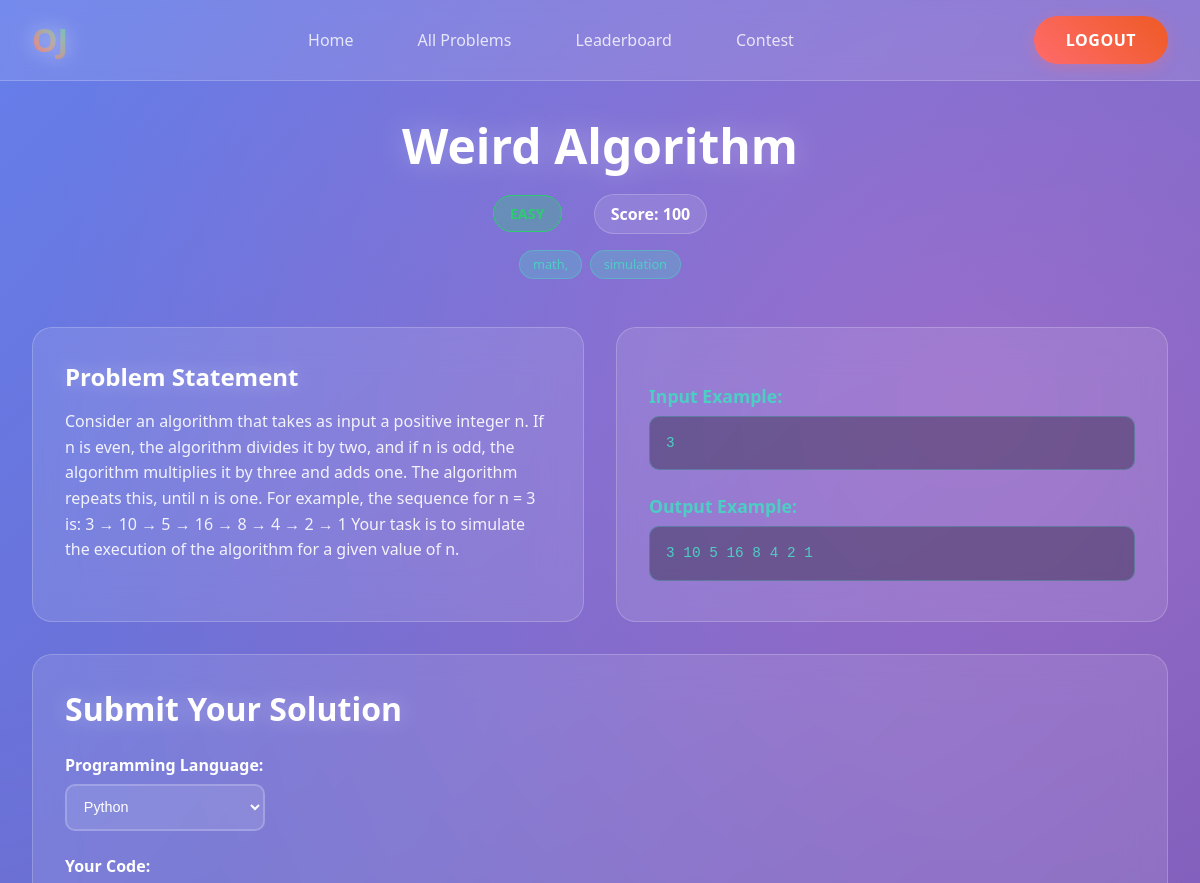
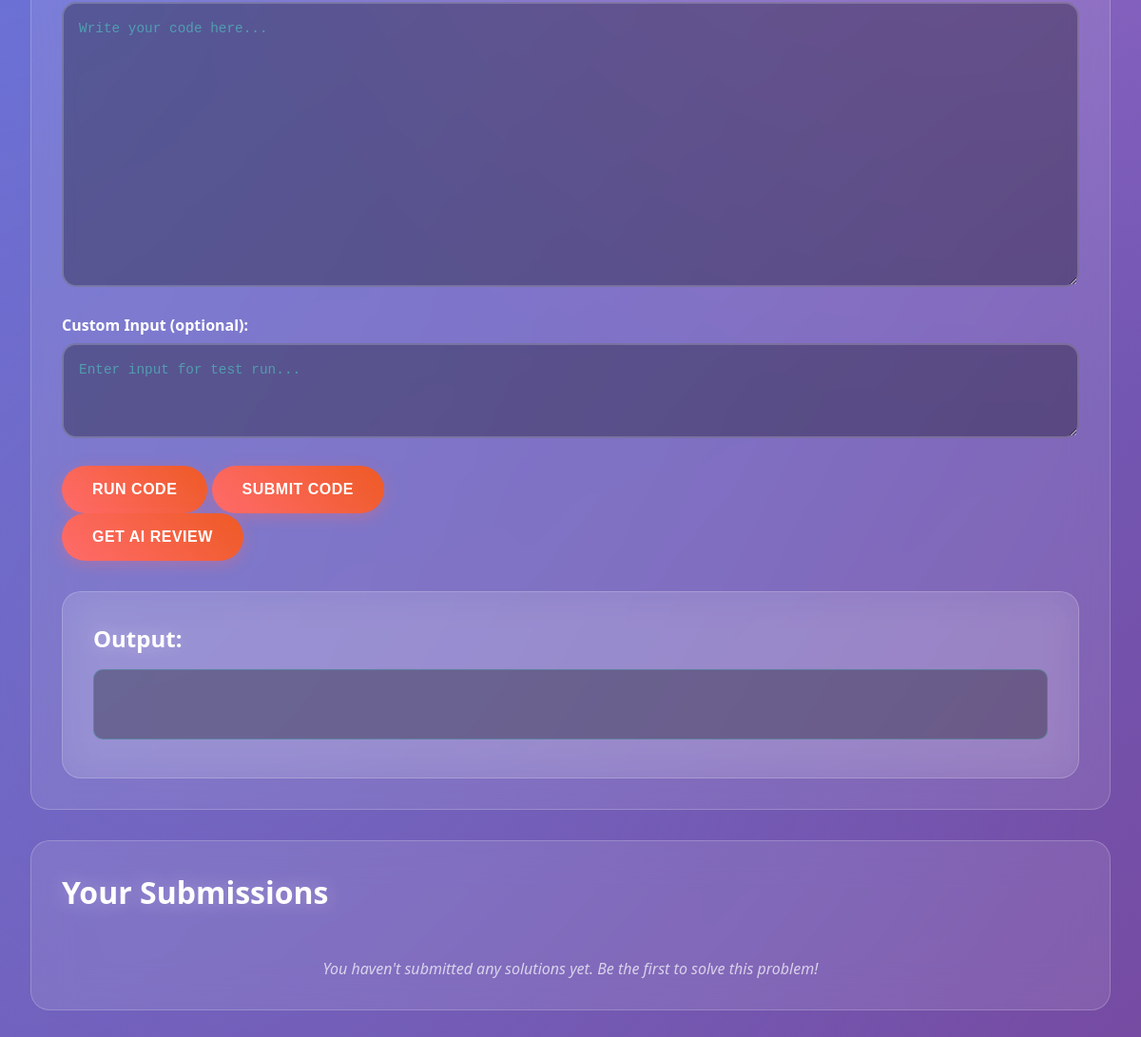
Page /problem/1/ (signed in) on the committed database (2 pictures, top to bottom).
### core/models.py (models this page shows, shortened)
class Problem(models.Model):
    title = models.CharField(max_length=200)
    statement = models.TextField()
    difficulty = models.CharField(max_length=50)
    input_example = models.TextField()
    output_example = models.TextField()
    tags = models.TextField()
    score = models.IntegerField()

### core/views.py (the view)
# urls.py: path("problem/<int:id>/", problem_view, name="problem_detail"),
@login_required
def problem_view(request, id):
    problem = get_object_or_404(Problem, id=id)
    user_submissions = Submission.objects.filter(
        user=request.user, problem=problem
    ).order_by("-submitted_at")
    context = {
        "problem": problem,
        "submissions": user_submissions,
    }
    return render(request, "core/problem_detail.html", context=context)

### templates/core/problem_detail.html (shortened to what this page needs)
{% load static %}
<!DOCTYPE html>
<html lang="en">
<head>
</head>
<body>
    <div class="nav">
        <div class="nav-logo">OJ</div>
        <div class="nav-menu">
            <ul>
                <li>
                    <a href="{% url 'core:home' %}" class="link">Home</a>
                </li>
                <li>
                    <a href="{% url 'core:problems' %}" class="link active">All Problems</a>
                </li>
                <li>
                    <a href="{% url 'contests:leaderboard' %}" class="link">Leaderboard</a>
                </li>
                <li>
                    <a href="{% url 'contests:contest' %}" class="link">Contest</a>
                </li>
            </ul>
        </div>
        <div class="nav-button">
            {% if user.is_authenticated %}
            <a href="{% url 'user_auth:logout' %}" class="btn">Logout</a>
            {% else %}
            <a href="{% url 'user_auth:login' %}" class="btn">Login</a>
            <a href="{% url 'user_auth:signup' %}" class="btn white-btn">Sign Up</a>
            {% endif %}
        </div>
    </div>
    <div class="problems-container">
        <div class="problems-header">
            <h1>{{ problem.title }}</h1>
            <div class="problem-meta">
                <div class="difficulty {{ problem.difficulty|lower }}">{{ problem.difficulty }}</div>
                <div class="meta-item">Score: {{ problem.score }}</div>
            </div>
            <div class="tags-container">
                {% for tag in problem.tags.split %}
                <span class="tag">{{ tag }}</span>
                {% endfor %}
            </div>
        </div>
        <div class="content-grid">
            <div class="content-card">
                <h3>Problem Statement</h3>
                <p>{{ problem.statement }}</p>
            </div>
            <div class="content-card">
                <h4>Input Example:</h4>
                <pre>{{ problem.input_example }}</pre>
                <h4>Output Example:</h4>
                <pre>{{ problem.output_example }}</pre>
            </div>
        </div>
        <div class="submission-section">
            <h2>Submit Your Solution</h2>
            <form method="POST" id="runCodeForm">
                <div class="form-group">
                    <label for="language">Programming Language:</label>
                    <select name="language" id="language" class="form-select" required>
                        <option value="py">Python</option>
                    </select>
                </div>
                <div class="form-group">
                    <label for="code">Your Code:</label>
                    <textarea name="code" id="codeEditor" class="code-editor" placeholder="Write your code here..."
                        required>{{ code|default_if_none:"" }}</textarea>
                </div>
                <div class="form-group">
                    <label for="inputData">Custom Input (optional):</label>
                    <textarea id="inputData" name="input_data" class="input-editor"
                        placeholder="Enter input for test run...">{{ input_data|default_if_none:"" }}</textarea>
                </div>
                <button type="submit" formaction="{% url 'compiler:run_code' %}" class="submit-btn" id="runButton">Run
                    Code</button>
                <button type="submit" formaction="{% url 'compiler:submit_code' %}" class="submit-btn"
                    id="submitButton">Submit Code</button>
            </form>
            <form method="POST" action="{% url 'core:ai_review' %}">
                <button type="submit" class="submit-btn">Get AI Review</button>
            </form>
            <div class="content-card" style="margin-top: 2rem;">
                <h3>Output:</h3>
                <pre id="outputBox" style="color: black; font-size: 12;">
                </pre>
            </div>
        </div>
        <div class="submissions-table">
            <h2>Your Submissions</h2>
            {% if submissions %}
            <div class="table-container">
                <table>
                    <thead>
                        <tr>
                            <th>Submission Time</th>
                            <th>Language</th>
                            <th>Verdict</th>
                        </tr>
                    </thead>
                    <tbody>
                        {% for s in submissions %}
                        <tr>
                            <td>{{ s.submitted_at|date:"M d, Y H:i" }}</td>
                            <td>{{ s.language|upper }}</td>
                            <td><span class="verdict {{ s.verdict|lower|slugify }}">{{ s.verdict }}</span></td>
                        </tr>
                        {% endfor %}
                    </tbody>
                </table>
            </div>
            {% else %}
            <div class="no-submissions">
                <p>You haven't submitted any solutions yet. Be the first to solve this problem!</p>
            </div>
            {% endif %}
        </div>
    </div>
</body>
</html>

### rows in the picture
Problem: title "Weird Algorithm", score "100", statement "Consider an algorithm that takes as input a positive integer n. If n is even, the algorithm divides it by two, and if n is odd, the algorithm multiplies it by three and adds one. The algorithm repeats this, until n is one. For example, the sequence for n = 3 is: 3 → 10 → 5 → 16 → 8 → 4 → 2 → 1 Your task is to simulate the execution of the algorithm for a given value of n.", input_example "3", output_example "3 10 5 16 8 4 2 1"

### other values in the picture
{{ tag }} "math," "simulation"
